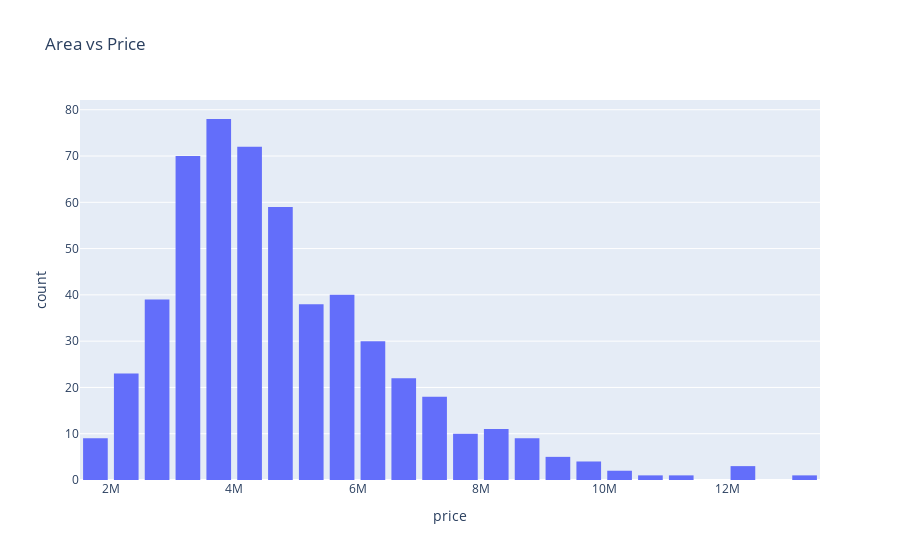

Notebook source saved alongside this figure:
### Code cell
fig=px.histogram(df,x='price',title='Area vs Price')
fig.update_layout(bargap=0.2)

### Figure 1 — Plotly figure (JSON) as saved in the notebook; plotly's stock layout.template omitted (floating-point values rounded to 4 significant figures; data arrays with more than 128 entries replaced by an {"elided": "..."} marker saying what was removed)
{"data": [{"alignmentgroup": "True", "bingroup": "x", "hovertemplate": "price=%{x}<br>count=%{y}<extra></extra>", "legendgroup": "", "marker": {"color": "#636efa", "pattern": {"shape": ""}}, "name": "", "offsetgroup": "", "orientation": "v", "showlegend": false, "type": "histogram", "x": {"elided": "545 int values"}, "xaxis": "x", "yaxis": "y"}], "layout": {"autosize": true, "bargap": 0.2, "barmode": "relative", "legend": {"tracegroupgap": 0}, "title": {"text": "Area vs Price"}, "xaxis": {"anchor": "y", "autorange": true, "domain": [0, 1], "range": [1500000.0, 13500000.0], "title": {"text": "price"}, "type": "linear"}, "yaxis": {"anchor": "x", "autorange": true, "domain": [0, 1], "range": [0, 82.11], "title": {"text": "count"}}}}
